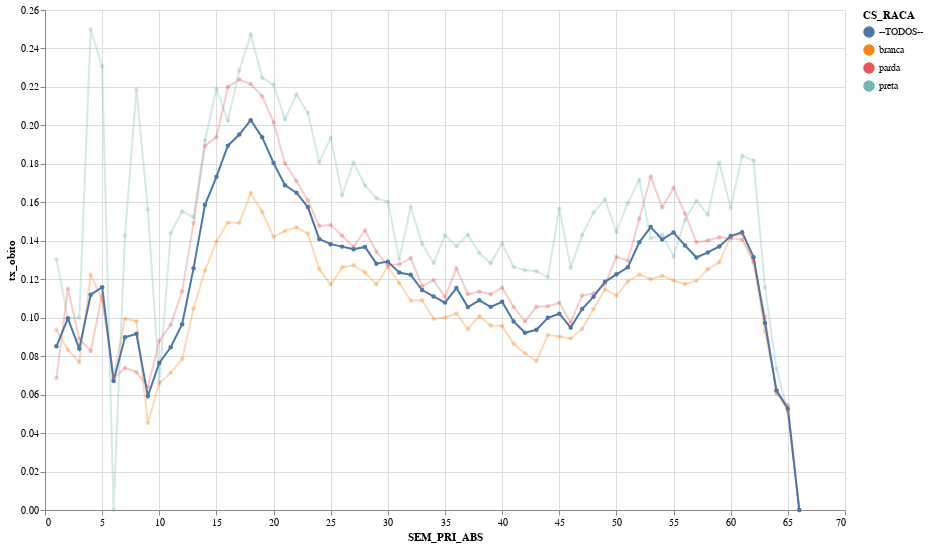

The notebook cell saved with this chart:
### Code cell
#collapse

cat2 = 'CS_RACA'
index_cols = [cat1,cat2]

selection_dict = {'CS_RACA':"!= ['ignorado','nd','indigena','amarela']",'idade_anos':' <= 60'}  # 'EVOLUCAO':"== ['cura','obito']"}

df_sel = select_items(df_srag,selection_dict)
print(f'\n Número de casos selecionados: {df_sel.shape[0]}\n')

df = get_outcome_data(df_sel,index_cols)
df = df.query('SEM_PRI_ABS <= @last_week')
get_altair_chart(df,x_col=cat1,y_col='tx_obito',cat_col=cat2,ns_opacity=0.30)

### Figure 1 — Vega-Lite specification as saved in the notebook (floating-point values rounded to 4 significant figures; data arrays with more than 128 entries replaced by an {"elided": "..."} marker saying what was removed)
{"config": {"view": {"continuousWidth": 400, "continuousHeight": 300}, "point": {"size": 20}}, "data": {"name": "data-76cd69e97923c570dba2baa10e66fdcb"}, "mark": {"type": "line", "point": true, "strokeWidth": 2}, "encoding": {"color": {"type": "nominal", "field": "CS_RACA"}, "opacity": {"condition": {"value": 1.0, "selection": "Selecione"}, "value": 0.3}, "tooltip": [{"type": "quantitative", "field": "SEM_PRI_ABS"}, {"type": "nominal", "field": "CS_RACA"}, {"type": "quantitative", "field": "cura"}, {"type": "quantitative", "field": "ignorado"}, {"type": "quantitative", "field": "nd"}, {"type": "quantitative", "field": "obito"}, {"type": "quantitative", "field": "obito_outras_causas"}, {"type": "quantitative", "field": "total"}, {"type": "quantitative", "field": "tx_obito"}], "x": {"type": "quantitative", "field": "SEM_PRI_ABS"}, "y": {"type": "quantitative", "field": "tx_obito"}}, "height": 500, "selection": {"Selecione": {"type": "single", "fields": ["CS_RACA"], "init": {"CS_RACA": "--TODOS--"}, "bind": {"CS_RACA": {"input": "select", "options": ["--TODOS--", "branca", "parda", "preta"]}}}}, "width": 800, "$schema": "https://vega.github.io/schema/vega-lite/v4.8.1.json", "datasets": {"data-76cd69e97923c570dba2baa10e66fdcb": {"elided": "264 records"}}}
